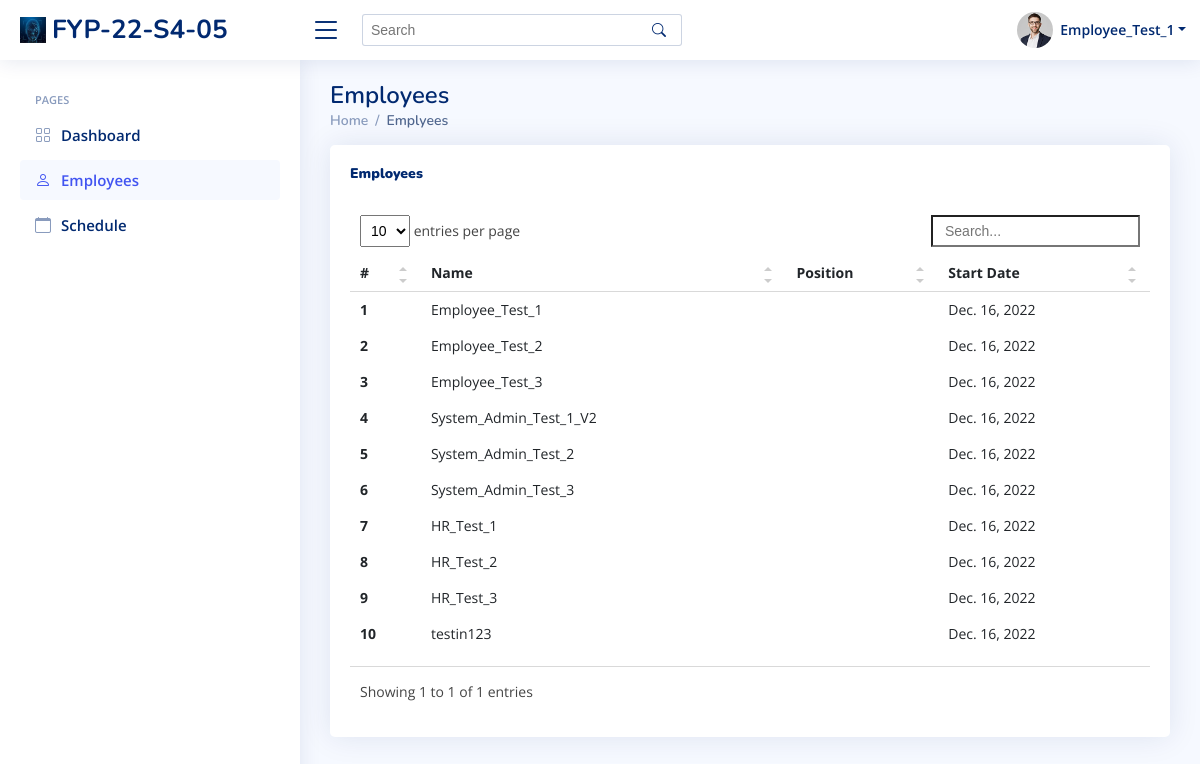
Before: /HR/Employees/ (signed in) with the older database file.
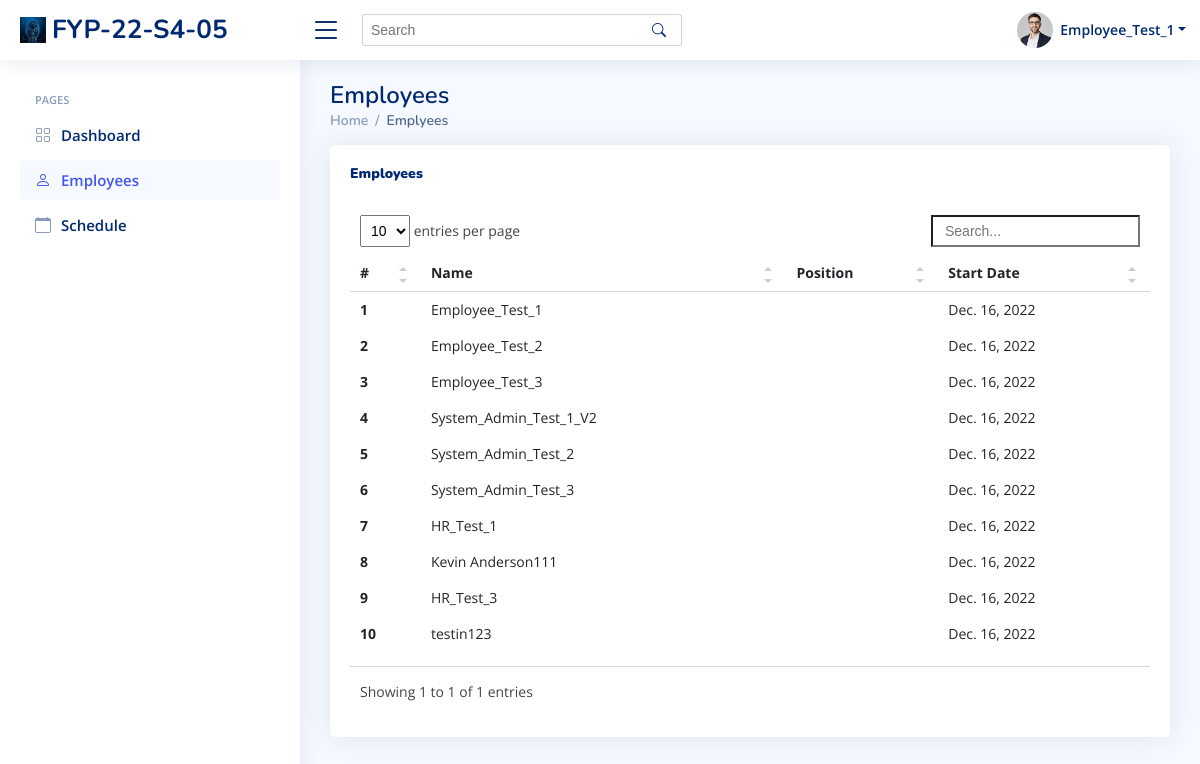
After: the same page with the newer database file.
### index/models.py (models this page shows, shortened)
class Employee(models.Model):
	Employee_ID = models.IntegerField(primary_key=True)
	Full_Name = models.CharField(max_length=100)
	Phone_Number = models.CharField(max_length=100)
	Email_Address = models.EmailField()
	Role = models.ForeignKey(Role, on_delete=models.CASCADE)
	Profile_Image = models.ImageField(default='profile_pics/default.jpg', upload_to='profile_pics')
	Password = models.CharField(max_length=256)
	Start_Date = models.DateField(auto_now_add=True)

### index/views/HR.py (the view)
# urls.py: path('HR/Employees/', HR.HR_Employee, name='EmployeesPage'),
def HR_Employee(request):
	currentEmployee = Employee.objects.get(Employee_ID=request.session['Employee_ID'])
	data = Employee.objects.all()
	context = {
		'Employee_ID' : currentEmployee.Employee_ID,
		'Full_Name' : currentEmployee.Full_Name,
		'data': data,
	}
	return render(request, 'HR/employees.html', context)

### templates/HR/employees.html (shortened to what this page needs)
{% extends "index/base.html" %}
{% load static %}
{% block content %}
  <header id="header" class="header fixed-top d-flex align-items-center">
    <div class="d-flex align-items-center justify-content-between">
      <a href="{% url 'HR_home' %}" class="logo d-flex align-items-center">
        <img src="{% static './img/logo.png' %}" alt="">
        <span class="d-none d-lg-block">FYP-22-S4-05</span>
      </a>
      <i class="bi bi-list toggle-sidebar-btn"></i>
    </div>
    <div class="search-bar">
      <form class="search-form d-flex align-items-center" method="POST" action="#">
        <input type="text" name="query" placeholder="Search" title="Enter search keyword">
        <button type="submit" title="Search"><i class="bi bi-search"></i></button>
      </form>
    </div>
    <nav class="header-nav ms-auto">
      <ul class="d-flex align-items-center">
        <li class="nav-item dropdown pe-3">
          <a class="nav-link nav-profile d-flex align-items-center pe-0" href="#" data-bs-toggle="dropdown">
            <img src="../../assets/img/profile-img.jpg" alt="Profile" class="rounded-circle">
            <span class="d-none d-md-block dropdown-toggle ps-2">{{ Full_Name }}</span>
          </a>
        </li>
      </ul>
    </nav>
  </header>
  <aside id="sidebar" class="sidebar">
    <ul class="sidebar-nav" id="sidebar-nav">
      <li class="nav-heading">Pages</li>
      <li class="nav-item">
        <a class="nav-link collapsed" href="{% url 'HR_home' %}">
          <i class="bi bi-grid"></i>
          <span>Dashboard</span>
        </a>
      </li>
      <li class="nav-item">
        <a class="nav-link " href="{% url 'EmployeesPage' %}">
          <i class="bi bi-person"></i>
          <span>Employees</span>
        </a>
      </li>
      <li class="nav-item">
        <a class="nav-link collapsed" href="./schedule.html">
          <i class="bi bi-calendar"></i>
          <span>Schedule</span>
        </a>
      </li>
    </ul>
  </aside>
  <main id="main" class="main">
    <div class="pagetitle">
      <h1>Employees</h1>
      <nav>
        <ol class="breadcrumb">
          <li class="breadcrumb-item"><a href="{% url 'HR_home' %}">Home</a></li>
          <li class="breadcrumb-item active">Emplyees</li>
        </ol>
      </nav>
    </div>
    <section class="section">
      <div class="row">
        <div class="col-lg-12">
          <div class="card recent-sales overflow-auto">
            <div class="card-body">
              <div class="col-lg-12 align-items-center justify-content-center card-title">
                <h5 class="float-start"><b>Employees</b></h5>
                <br>
              </div>
              <table class="table table-borderless datatable">
                <thead>
                  <tr>
                    <th scope="col">#</th>
                    <th scope="col">Name</th>
                    <th scope="col">Position</th>
                    <th scope="col">Start Date</th>
                  </tr>
                </thead>
                {% for d in data  %}
                <tbody>
                  <tr class="tr" value="{{ d.Employee_ID}}" onclick='setGetParameter( "{{ d.Employee_ID}} ")'>
                    <th scope="row"> {{ forloop.counter }}</th>
                    <td>{{d.Full_Name}}</td>
                    <td>{{d.Position}}</td>
                    <td>{{d.Start_Date}}</td>
                  </tr>
                </tbody>
                {% endfor %}
              </table>
            </div>
          </div>
        </div>
      </div>
    </section>
  </main>
{% endblock content %}

Changed rows visible on the page:
changed Employee: Full_Name "HR_Test_2" → "Kevin Anderson111"
